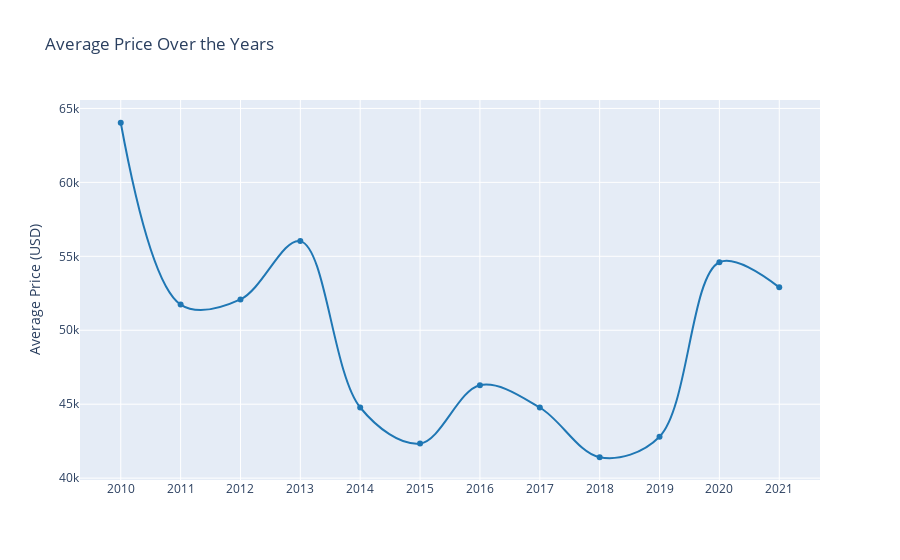

This figure's notebook cell:
### Code cell
fig = px.line(df_prices, x='Year', y='BEV average price (USD)', 
              title='Average Price Over the Years',
              labels={'Year': '', 'BEV average price (USD)': 'Average Price (USD)'},
              # template='plotly_dark',  # Choose a template, e.g., 'plotly', 'seaborn', 'ggplot2', 'plotly_dark', etc.
              line_shape='spline',    # Choose line shape, e.g., 'linear', 'spline', 'hv', 'vh'
              markers=True,           # Show markers on data points
              # markersize=6,           # Adjust marker size
              color_discrete_sequence=['#1f77b4'],  # Set custom color
              hover_name='BEV average price (USD)',  # Displayed on hover
              hover_data={'Year': False},  # Hide 'Year' in hover label
              )

fig.update_xaxes(tickvals=df_prices['Year'], tickmode='array', dtick=1)  # Show every year on x-axis
fig.update_layout(xaxis_nticks=len(df_prices['Year']), xaxis_title_standoff=20)  # Adjust x-axis labels

fig.show()
fig.write_html('../data/html/BEV_price_trend_years_new.html')

### Figure 1 — Plotly figure (JSON) as saved in the notebook; plotly's stock layout.template omitted (floating-point values rounded to 4 significant figures)
{"data": [{"hovertemplate": "<b>%{hovertext}</b><br><br>Average Price (USD)=%{y}<extra></extra>", "hovertext": [64032, 51736, 52084, 56028, 44776, 42340, 46284, 44776, 41412, 42804, 54600, 52900], "legendgroup": "", "line": {"color": "#1f77b4", "dash": "solid", "shape": "spline"}, "marker": {"symbol": "circle"}, "mode": "lines+markers", "name": "", "orientation": "v", "showlegend": false, "type": "scatter", "x": [2010, 2011, 2012, 2013, 2014, 2015, 2016, 2017, 2018, 2019, 2020, 2021], "xaxis": "x", "y": [64032, 51736, 52084, 56028, 44776, 42340, 46284, 44776, 41412, 42804, 54600, 52900], "yaxis": "y"}], "layout": {"autosize": true, "legend": {"tracegroupgap": 0}, "title": {"text": "Average Price Over the Years"}, "xaxis": {"anchor": "y", "autorange": true, "domain": [0, 1], "dtick": 1, "nticks": 12, "range": [2009.0, 2022.0], "tickmode": "array", "tickvals": [2010, 2011, 2012, 2013, 2014, 2015, 2016, 2017, 2018, 2019, 2020, 2021], "title": {"standoff": 20, "text": ""}, "type": "linear"}, "yaxis": {"anchor": "x", "autorange": true, "domain": [0, 1], "range": [39550.0, 65900.0], "title": {"text": "Average Price (USD)"}, "type": "linear"}}}
